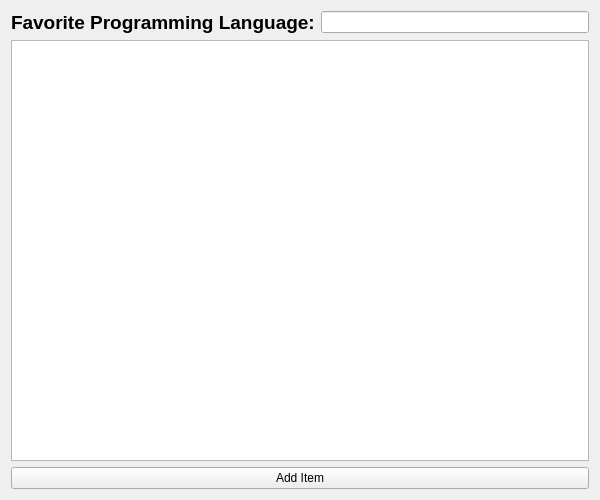
<?xml version="1.0" encoding="UTF-8"?>
<ui version="4.0">
 <class>Form</class>
 <widget class="QWidget" name="Form">
  <property name="geometry">
   <rect>
    <x>0</x>
    <y>0</y>
    <width>600</width>
    <height>500</height>
   </rect>
  </property>
  <property name="windowTitle">
   <string>Form</string>
  </property>
  <layout class="QVBoxLayout" name="verticalLayout">
   <item>
    <layout class="QHBoxLayout" name="horizontalLayout">
     <item>
      <widget class="QLabel" name="label">
       <property name="font">
        <font>
         <pointsize>14</pointsize>
         <weight>75</weight>
         <bold>true</bold>
        </font>
       </property>
       <property name="text">
        <string>Favorite Programming Language:</string>
       </property>
      </widget>
     </item>
     <item>
      <widget class="QLineEdit" name="lineEdit"/>
     </item>
    </layout>
   </item>
   <item>
    <widget class="QListWidget" name="listWidget"/>
   </item>
   <item>
    <widget class="QPushButton" name="pushButton">
     <property name="text">
      <string>Add Item</string>
     </property>
    </widget>
   </item>
  </layout>
 </widget>
 <resources/>
 <connections/>
</ui>
